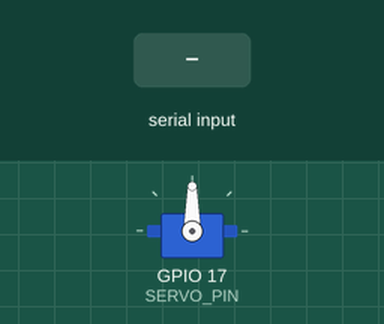
Simulated run of this program. Board: ESP32. Parts: servo. The inputs (shaded band) are chosen by the test bench. WiFi joins after 1.5 s; servers stay silent unless stated; what the program prints to the serial monitor is not drawn.

Above: at 3.2 s.
3.3 s: "g" received over Serial
At 4.7 s:
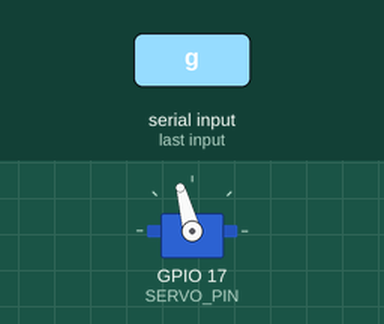
Timing chart, 0 to 6.3 s (numbered marks = the images above; inputs shaded):
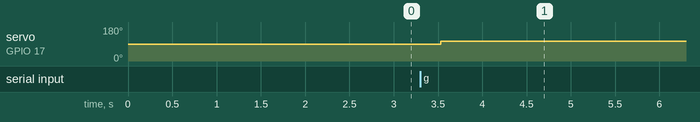

Measured:
- after the input at 3.3 s, servo on GPIO 17 (SERVO_PIN): 90° → 105° after 0.23 s

The program:

main.cpp
```cpp
#include <Arduino.h>
#include <Servo.h>
#include <WiFi.h>
#include <WiFiClientSecure.h>
#include <HTTPClient.h>

const int BAUD_RATE = 9600;
const int SERVO_PIN = 17;

// WiFi credentials
const char* SSID = "iPhone";
const char* PASSWORD = "01tiago10";

// Server details
const char* serverURL = "http://44.203.141.233:5000/recyclable";

Servo platform;

void connectToWiFi() {
  Serial.print("Connecting to WiFi");
  WiFi.begin(SSID, PASSWORD);
  while (WiFi.status() != WL_CONNECTED) {
    delay(1000);
    Serial.print(".");
  }
  Serial.println("\nConnected to WiFi!");
}

String fetchDecision() {
  if (WiFi.status() != WL_CONNECTED) {
    Serial.println("WiFi not connected. Reconnecting...");
    connectToWiFi();
  }

  HTTPClient http;
  http.begin(serverURL);
  int httpResponseCode = http.GET();

  String response = "UNDETERMINED";
  if (httpResponseCode > 0) {
    response = http.getString();
    Serial.println("TTT: " + response);
  } else {
    Serial.printf("HTTP GET failed with error: %s\n", http.errorToString(httpResponseCode).c_str());
  }
  http.end();
  Serial.printf("response value", response);
  return response;
}

void tiltPlatform(String decision) {
  if (decision == "true") {
    Serial.println("Decision: YES -> Tilt Left");
    platform.write(40); // Tilt left
    delay(5000);        // Hold position for 5 seconds
  } else if (decision == "false") {
    Serial.println("Decision: NO -> Tilt Right");
    platform.write(170); // Tilt right
    delay(5000);         // Hold position for 5 seconds
  } else {
    Serial.println("Decision: UNDETERMINED -> Center");
    platform.write(105); // Center position
    delay(5000);         // Hold position for 5 seconds
  }

  // Return to center after action
  Serial.println("Returning to center position.");
  platform.write(105);
  delay(1000);
}

void setup() {
  Serial.begin(BAUD_RATE);
  platform.attach(SERVO_PIN);

  connectToWiFi();
  Serial.println("Servo control ready.");
  Serial.println("Press 'g' to fetch decision and tilt platform.");
}

void loop() {
  // Check for keypress
  if (Serial.available() > 0) {
    char key = Serial.read(); // Read the incoming character
    if (key == 'g' || key == 'G') { // Check if it's 'g' (case-insensitive)
      Serial.println("Key 'g' pressed. Fetching decision...");

      // Fetch decision from the server
      String decision = fetchDecision();

      // Act based on the server's response
      tiltPlatform(decision);
    } else {
      Serial.printf("Key '%c' pressed. No action.\n", key);
    }
  }
}
```
